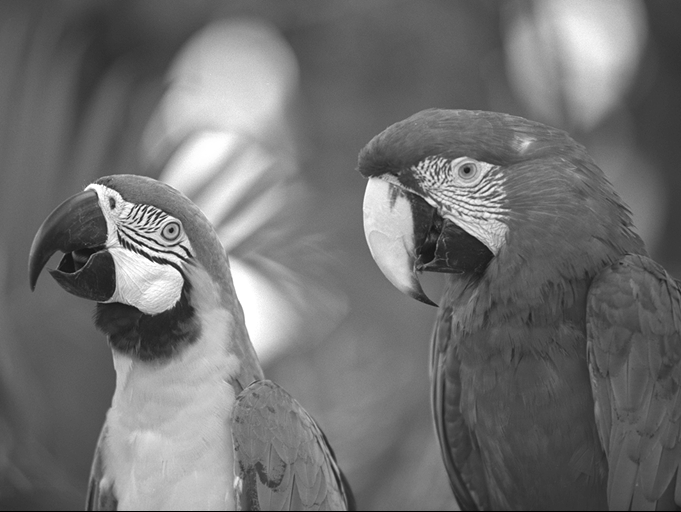
#> input picture lab1/lab1_gray.png, 681 x 512 px
$ python zad7.py
#> lines starting #> are read from the running program, lines starting #| are printed output that depends on the picture
import matplotlib.pyplot as plt
import matplotlib.image as mpimg
import numpy as np

img = mpimg.imread('lab1_gray.png')
#> img is the input picture: shape (512, 681) float32; min 0, max 1, mean 0.443
x, y = img.shape
#> x = 512; y = 681

imgOX = np.copy(img) # Płytka kopia - aby nie oddziaływać na wartości zapisane w img
imgOX[x//2:] = imgOX[x//2-1::-1]
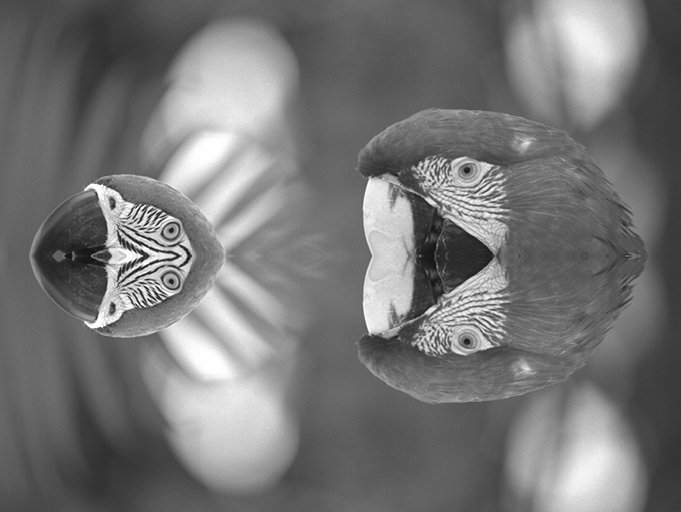
#> imgOX: shape (512, 681) float32; min 0.0549, max 1, mean 0.462

imgOY = np.copy(img) # Płytka kopia - aby nie oddziaływać na wartości zapisane w img
imgOY[:, y//2:] = imgOY[:, y//2::-1]
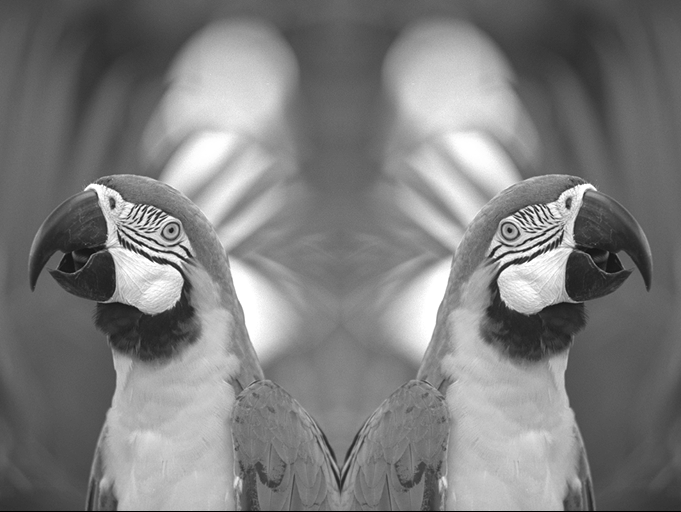
#> imgOY: shape (512, 681) float32; min 0, max 1, mean 0.492

plt.subplot(1, 3, 1)
plt.title("Oryginał")
plt.imshow(img, cmap="gray")

plt.subplot(1, 3, 2)
plt.title("Odbicie w poziomie")
plt.imshow(imgOY, cmap="gray")

plt.subplot(1, 3, 3)
plt.title("Odbicie w pionie")
plt.imshow(imgOX, cmap="gray")

plt.show()
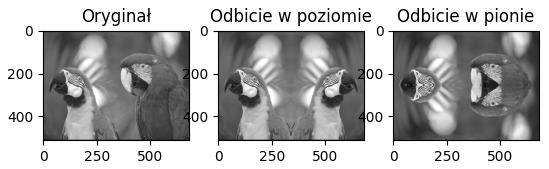
#> figure drawn by matplotlib, 3 panels
